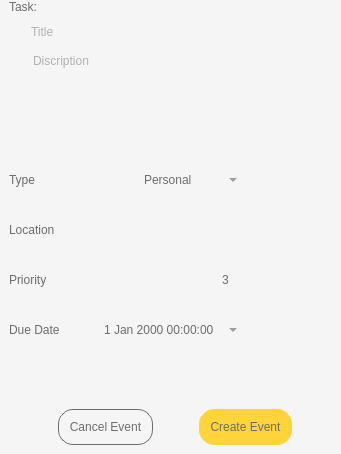
     <widget class="QWidget" name="widget_2" native="true">
      <property name="sizePolicy">
       <sizepolicy hsizetype="Expanding" vsizetype="Preferred">
        <horstretch>0</horstretch>
        <verstretch>0</verstretch>
       </sizepolicy>
      </property>
      <property name="styleSheet">
       <string notr="true">border-radius: 15px;
background-color: #F5F5F5;</string>
      </property>
      <layout class="QVBoxLayout" name="verticalLayout">
       <property name="spacing">
        <number>10</number>
       </property>
       <property name="leftMargin">
        <number>9</number>
       </property>
       <property name="topMargin">
        <number>0</number>
       </property>
       <property name="rightMargin">
        <number>0</number>
       </property>
       <property name="bottomMargin">
        <number>0</number>
       </property>
       <item>
        <widget class="QLabel" name="label">
         <property name="sizePolicy">
          <sizepolicy hsizetype="Preferred" vsizetype="Minimum">
           <horstretch>0</horstretch>
           <verstretch>0</verstretch>
          </sizepolicy>
         </property>
         <property name="maximumSize">
          <size>
           <width>16777215</width>
           <height>50</height>
          </size>
         </property>
         <property name="styleSheet">
          <string notr="true">font: 900 italic 14pt &quot;Roboto&quot;;
color: rgb(109, 109, 109)</string>
         </property>
         <property name="text">
          <string>Task:</string>
         </property>
        </widget>
       </item>
       <item>
        <widget class="QLineEdit" name="lineEdit">
         <property name="sizePolicy">
          <sizepolicy hsizetype="Expanding" vsizetype="Expanding">
           <horstretch>0</horstretch>
           <verstretch>0</verstretch>
          </sizepolicy>
         </property>
         <property name="maximumSize">
          <size>
           <width>16777215</width>
           <height>40</height>
          </size>
         </property>
         <property name="baseSize">
          <size>
           <width>0</width>
           <height>40</height>
          </size>
         </property>
         <property name="styleSheet">
          <string notr="true">padding-left:20px;
font: 500 italic 12pt &quot;Roboto&quot;;
color: rgb(109, 109, 109);</string>
         </property>
         <property name="placeholderText">
          <string>Title</string>
         </property>
        </widget>
       </item>
       <item>
        <widget class="QPlainTextEdit" name="plainTextEdit">
         <property name="sizePolicy">
          <sizepolicy hsizetype="Expanding" vsizetype="Expanding">
           <horstretch>0</horstretch>
           <verstretch>0</verstretch>
          </sizepolicy>
         </property>
         <property name="minimumSize">
          <size>
           <width>0</width>
           <height>100</height>
          </size>
         </property>
         <property name="maximumSize">
          <size>
           <width>16777215</width>
           <height>100</height>
          </size>
         </property>
         <property name="styleSheet">
          <string notr="true">padding-left:20px;
font: 500 italic 12pt &quot;Roboto&quot;;
color: rgb(109, 109, 109);</string>
         </property>
         <property name="placeholderText">
          <string>Discription</string>
         </property>
        </widget>
       </item>
       <item>
        <widget class="QWidget" name="widget_3" native="true">
         <property name="maximumSize">
          <size>
           <width>16777215</width>
           <height>40</height>
          </size>
         </property>
         <layout class="QHBoxLayout" name="horizontalLayout_2">
          <property name="spacing">
           <number>0</number>
          </property>
          <property name="leftMargin">
           <number>0</number>
          </property>
          <property name="topMargin">
           <number>0</number>
          </property>
          <property name="rightMargin">
           <number>0</number>
          </property>
          <property name="bottomMargin">
           <number>0</number>
          </property>
          <item>
           <widget class="QLabel" name="label_2">
            <property name="styleSheet">
             <string notr="true">font: 400 italic 8pt &quot;Roboto&quot;;
color: rgb(109, 109, 109)</string>
            </property>
            <property name="text">
             <string>Type</string>
            </property>
           </widget>
          </item>
          <item>
           <spacer name="horizontalSpacer">
            <property name="orientation">
             <enum>Qt::Orientation::Horizontal</enum>
            </property>
            <property name="sizeHint" stdset="0">
             <size>
              <width>40</width>
              <height>20</height>
             </size>
            </property>
           </spacer>
          </item>
          <item>
           <widget class="QComboBox" name="comboBox">
            <property name="sizePolicy">
             <sizepolicy hsizetype="Expanding" vsizetype="Fixed">
              <horstretch>0</horstretch>
              <verstretch>0</verstretch>
             </sizepolicy>
            </property>
            <property name="minimumSize">
             <size>
              <width>0</width>
              <height>40</height>
             </size>
            </property>
            <property name="styleSheet">
             <string notr="true">background-color: transparent;
font: 500 italic 10pt &quot;Roboto&quot;;
color: rgb(109, 109, 109);
</string>
            </property>
            <item>
             <property name="text">
              <string>Personal</string>
             </property>
            </item>
            <item>
             <property name="text">
              <string>Meetings</string>
             </property>
            </item>
            <item>
             <property name="text">
              <string>Deadline</string>
             </property>
            </item>
           </widget>
          </item>
          <item>
           <spacer name="horizontalSpacer_9">
            <property name="orientation">
             <enum>Qt::Orientation::Horizontal</enum>
            </property>
            <property name="sizeType">
             <enum>QSizePolicy::Policy::Fixed</enum>
            </property>
            <property name="sizeHint" stdset="0">
             <size>
              <width>100</width>
              <height>20</height>
             </size>
            </property>
           </spacer>
          </item>
         </layout>
        </widget>
       </item>
       <item>
        <widget class="QWidget" name="widget_4" native="true">
         <property name="maximumSize">
          <size>
           <width>16777215</width>
           <height>40</height>
          </size>
         </property>
         <layout class="QHBoxLayout" name="horizontalLayout_3">
          <property name="spacing">
           <number>0</number>
          </property>
          <property name="leftMargin">
           <number>0</number>
          </property>
          <property name="topMargin">
           <number>0</number>
          </property>
          <property name="rightMargin">
           <number>0</number>
          </property>
          <property name="bottomMargin">
           <number>0</number>
          </property>
          <item>
           <widget class="QLabel" name="label_3">
            <property name="styleSheet">
             <string notr="true">font: 400 italic 8pt &quot;Roboto&quot;;
color: rgb(109, 109, 109)</string>
            </property>
            <property name="text">
             <string>Location</string>
            </property>
           </widget>
          </item>
          <item>
           <spacer name="horizontalSpacer_2">
            <property name="orientation">
             <enum>Qt::Orientation::Horizontal</enum>
            </property>
            <property name="sizeHint" stdset="0">
             <size>
              <width>40</width>
              <height>20</height>
             </size>
            </property>
           </spacer>
          </item>
          <item>
           <widget class="QLineEdit" name="locationEdit">
            <property name="minimumSize">
             <size>
              <width>0</width>
              <height>40</height>
             </size>
            </property>
            <property name="styleSheet">
             <string notr="true">background-color: transparent;
font: 500 italic 10pt &quot;Roboto&quot;;
color: rgb(109, 109, 109);
padding: 8px;</string>
            </property>
            <property name="text">
             <string/>
            </property>
           </widget>
          </item>
          <item>
           <spacer name="horizontalSpacer_10">
            <property name="orientation">
             <enum>Qt::Orientation::Horizontal</enum>
            </property>
            <property name="sizeType">
             <enum>QSizePolicy::Policy::Fixed</enum>
            </property>
            <property name="sizeHint" stdset="0">
             <size>
              <width>100</width>
              <height>20</height>
             </size>
            </property>
           </spacer>
          </item>
         </layout>
        </widget>
       </item>
       <item>
        <widget class="QWidget" name="widget_5" native="true">
         <property name="maximumSize">
          <size>
           <width>16777215</width>
           <height>40</height>
          </size>
         </property>
         <layout class="QHBoxLayout" name="horizontalLayout_4">
          <property name="spacing">
           <number>0</number>
          </property>
          <property name="leftMargin">
           <number>0</number>
          </property>
          <property name="topMargin">
           <number>0</number>
          </property>
          <property name="rightMargin">
           <number>0</number>
          </property>
          <property name="bottomMargin">
           <number>0</number>
          </property>
          <item>
           <widget class="QLabel" name="label_4">
            <property name="sizePolicy">
             <sizepolicy hsizetype="Preferred" vsizetype="Preferred">
              <horstretch>0</horstretch>
              <verstretch>0</verstretch>
             </sizepolicy>
            </property>
            <property name="styleSheet">
             <string notr="true">font: 400 italic 8pt &quot;Roboto&quot;;
color: rgb(109, 109, 109)</string>
            </property>
            <property name="text">
             <string>Priority</string>
            </property>
           </widget>
          </item>
          <item>
           <spacer name="horizontalSpacer_3">
            <property name="orientation">
             <enum>Qt::Orientation::Horizontal</enum>
            </property>
            <property name="sizeHint" stdset="0">
             <size>
              <width>40</width>
              <height>20</height>
             </size>
            </property>
           </spacer>
          </item>
          <item>
           <widget class="QLineEdit" name="priority">
            <property name="sizePolicy">
             <sizepolicy hsizetype="Fixed" vsizetype="Fixed">
              <horstretch>0</horstretch>
              <verstretch>0</verstretch>
             </sizepolicy>
            </property>
            <property name="minimumSize">
             <size>
              <width>5</width>
              <height>40</height>
             </size>
            </property>
            <property name="maximumSize">
             <size>
              <width>30</width>
              <height>16777215</height>
             </size>
            </property>
            <property name="styleSheet">
             <string notr="true">background-color: transparent;
font: 500 italic 10pt &quot;Roboto&quot;;
color: rgb(109, 109, 109);
padding: 8px;</string>
            </property>
            <property name="text">
             <string>3</string>
            </property>
            <property name="alignment">
             <set>Qt::AlignmentFlag::AlignRight|Qt::AlignmentFlag::AlignTrailing|Qt::AlignmentFlag::AlignVCenter</set>
            </property>
           </widget>
          </item>
          <item>
           <spacer name="horizontalSpacer_11">
            <property name="orientation">
             <enum>Qt::Orientation::Horizontal</enum>
            </property>
            <property name="sizeType">
             <enum>QSizePolicy::Policy::Fixed</enum>
            </property>
            <property name="sizeHint" stdset="0">
             <size>
              <width>100</width>
              <height>20</height>
             </size>
            </property>
           </spacer>
          </item>
         </layout>
        </widget>
       </item>
       <item>
        <widget class="QWidget" name="widget_6" native="true">
         <property name="maximumSize">
          <size>
           <width>16777215</width>
           <height>40</height>
          </size>
         </property>
         <layout class="QHBoxLayout" name="horizontalLayout_5">
          <property name="spacing">
           <number>0</number>
          </property>
          <property name="leftMargin">
           <number>0</number>
          </property>
          <property name="topMargin">
           <number>0</number>
          </property>
          <property name="rightMargin">
           <number>0</number>
          </property>
          <property name="bottomMargin">
           <number>0</number>
          </property>
          <item>
           <widget class="QLabel" name="label_5">
            <property name="styleSheet">
             <string notr="true">font: 400 italic 8pt &quot;Roboto&quot;;
color: rgb(109, 109, 109)</string>
            </property>
            <property name="text">
             <string>Due Date</string>
            </property>
           </widget>
          </item>
          <item>
           <spacer name="horizontalSpacer_4">
            <property name="orientation">
             <enum>Qt::Orientation::Horizontal</enum>
            </property>
            <property name="sizeHint" stdset="0">
             <size>
              <width>40</width>
              <height>20</height>
             </size>
            </property>
           </spacer>
          </item>
          <item>
           <widget class="QDateTimeEdit" name="dateTimeEdit">
            <property name="minimumSize">
             <size>
              <width>0</width>
              <height>40</height>
             </size>
            </property>
            <property name="styleSheet">
             <string notr="true">background-color: transparent;
font: 500 italic 10pt &quot;Roboto&quot;;
color: rgb(109, 109, 109)</string>
            </property>
            <property name="calendarPopup">
             <bool>true</bool>
            </property>
           </widget>
          </item>
          <item>
           <spacer name="horizontalSpacer_12">
            <property name="orientation">
             <enum>Qt::Orientation::Horizontal</enum>
            </property>
            <property name="sizeType">
             <enum>QSizePolicy::Policy::Fixed</enum>
            </property>
            <property name="sizeHint" stdset="0">
             <size>
              <width>100</width>
              <height>20</height>
             </size>
            </property>
           </spacer>
          </item>
         </layout>
        </widget>
       </item>
       <item>
        <spacer name="verticalSpacer">
         <property name="orientation">
          <enum>Qt::Orientation::Vertical</enum>
         </property>
         <property name="sizeHint" stdset="0">
          <size>
           <width>20</width>
           <height>40</height>
          </size>
         </property>
        </spacer>
       </item>
       <item>
        <widget class="QWidget" name="widget_7" native="true">
         <property name="sizePolicy">
          <sizepolicy hsizetype="Preferred" vsizetype="Expanding">
           <horstretch>0</horstretch>
           <verstretch>0</verstretch>
          </sizepolicy>
         </property>
         <layout class="QHBoxLayout" name="horizontalLayout_7">
          <item>
           <spacer name="horizontalSpacer_5">
            <property name="orientation">
             <enum>Qt::Orientation::Horizontal</enum>
            </property>
            <property name="sizeHint" stdset="0">
             <size>
              <width>40</width>
              <height>20</height>
             </size>
            </property>
           </spacer>
          </item>
          <item>
           <widget class="QPushButton" name="canceEv">
            <property name="enabled">
             <bool>false</bool>
            </property>
            <property name="maximumSize">
             <size>
              <width>16777215</width>
              <height>40</height>
             </size>
            </property>
            <property name="styleSheet">
             <string notr="true">background-color: #F5F5F5;
border-radius: 15px;
font: 800 italic 13pt &quot;Roboto&quot;;
color: rgb(109, 109, 109);
border: 1px solid rgb(109, 109, 109);
padding: 10px;</string>
            </property>
            <property name="text">
             <string>Cancel Event</string>
            </property>
           </widget>
          </item>
          <item>
           <spacer name="horizontalSpacer_7">
            <property name="orientation">
             <enum>Qt::Orientation::Horizontal</enum>
            </property>
            <property name="sizeHint" stdset="0">
             <size>
              <width>40</width>
              <height>20</height>
             </size>
            </property>
           </spacer>
          </item>
          <item>
           <widget class="QPushButton" name="addEv">
            <property name="maximumSize">
             <size>
              <width>16777215</width>
              <height>40</height>
             </size>
            </property>
            <property name="styleSheet">
             <string notr="true">background-color: #FFD43B;
border-radius: 15px;
font: 800 italic 13pt &quot;Roboto&quot;;
color: rgb(109, 109, 109);
border: 1px solid #FFD43B;
padding: 10px;</string>
            </property>
            <property name="text">
             <string>Create Event</string>
            </property>
           </widget>
          </item>
          <item>
           <spacer name="horizontalSpacer_6">
            <property name="orientation">
             <enum>Qt::Orientation::Horizontal</enum>
            </property>
            <property name="sizeHint" stdset="0">
             <size>
              <width>40</width>
              <height>20</height>
             </size>
            </property>
           </spacer>
          </item>
         </layout>
        </widget>
       </item>
      </layout>
     </widget>
